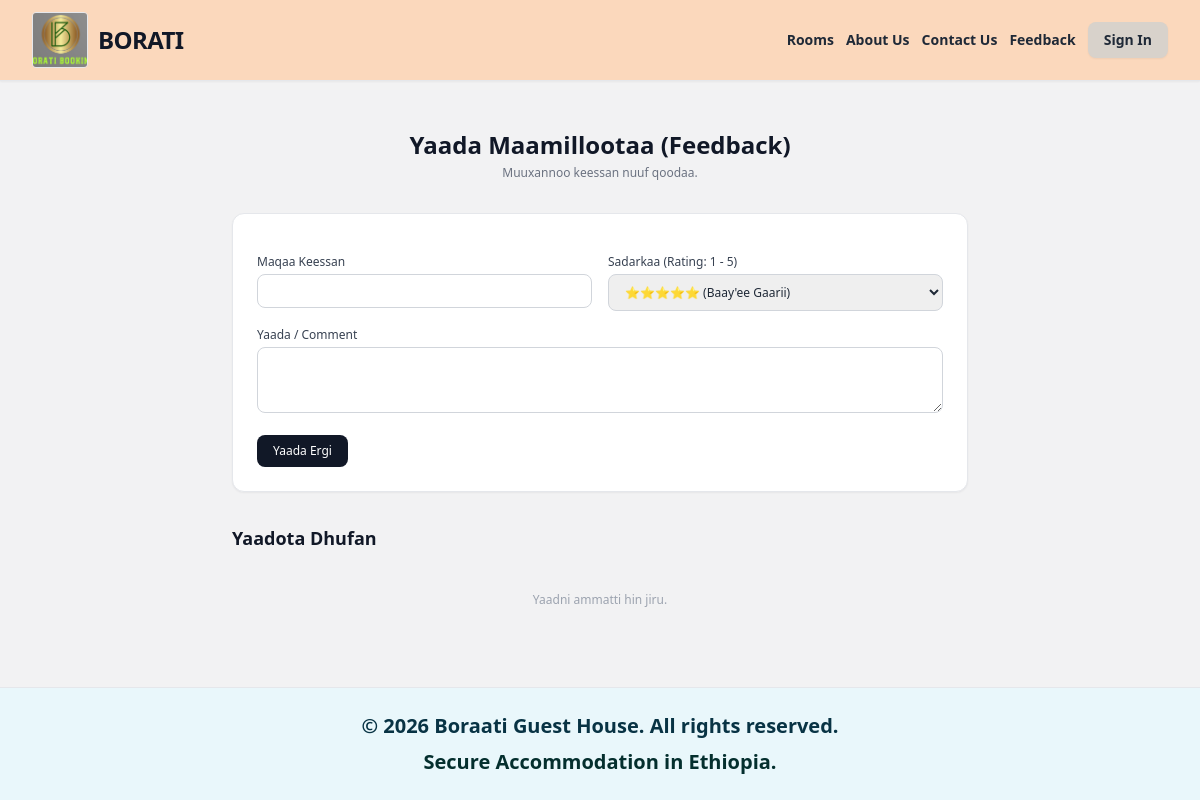
The app's page /feedback/, older data.
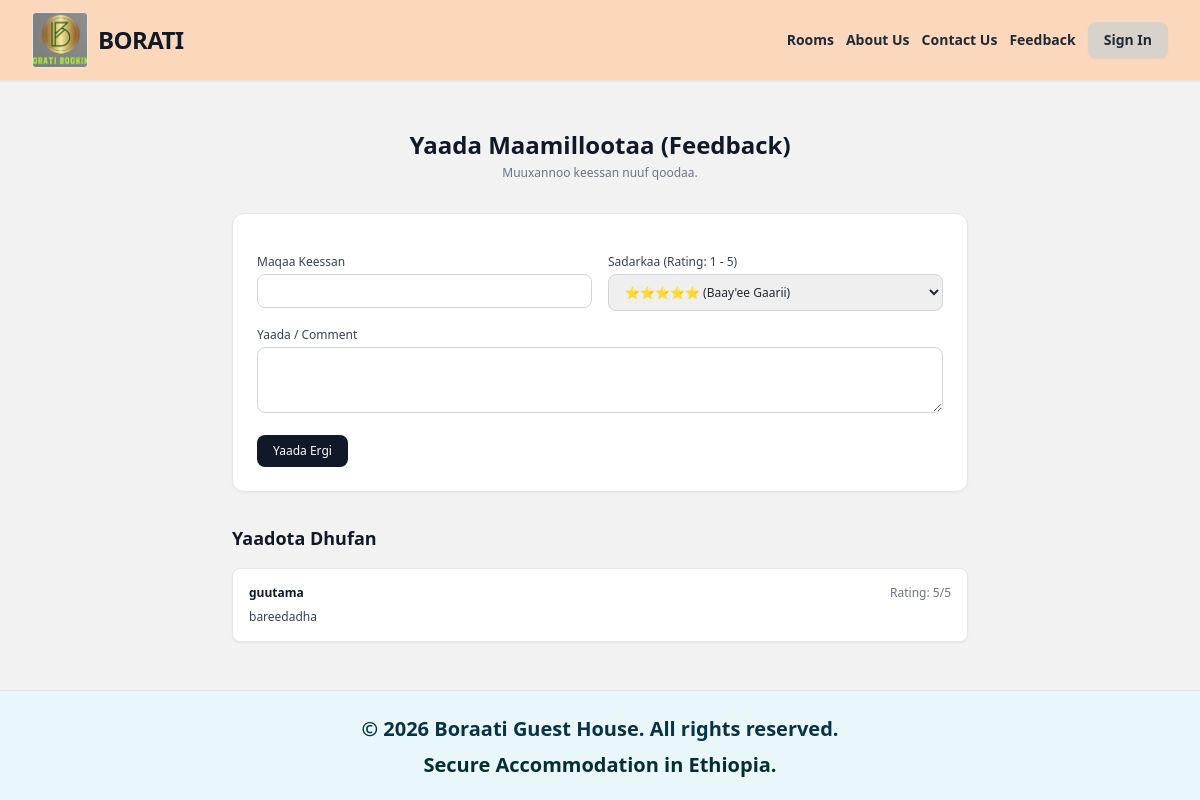
The same page, newer data.
### boratiapp/models.py (models this page shows, shortened)
class Feedback(models.Model):
    user = models.ForeignKey(settings.AUTH_USER_MODEL, on_delete=models.SET_NULL, null=True, blank=True)
    guest_name = models.CharField(max_length=100)
    rating = models.IntegerField(default=5, help_text="1 to 5 stars")
    comment = models.TextField()
    created_at = models.DateTimeField(auto_now_add=True)
    is_approved = models.BooleanField(default=False, help_text="Admin approve godhchuu qaba")

### boratiapp/views.py (the view, shortened to what this page needs)
# urls.py: path('feedback/', views.feedback_view, name='feedback_page'),
def feedback_view(request):
    feedbacks = Feedback.objects.filter(is_approved=True).order_by('-created_at')
    return render(request, 'user_base_templates/feedback.html', {'feedbacks': feedbacks})

### boratiapp/templates/user_base_templates/feedback.html (shortened to what this page needs)
{% extends 'user_base_templates/base.html' %}
{% block content %}
<div class="max-w-3xl mx-auto py-12 px-4 space-y-8">
    <div class="text-center">
        <h1 class="text-2xl font-bold text-gray-900">Yaada Maamillootaa (Feedback)</h1>
        <p class="text-xs text-gray-500 mt-1">Muuxannoo keessan nuuf qoodaa.</p>
    </div>
    <form method="POST" class="bg-white border border-gray-200 rounded-xl p-6 shadow-sm space-y-4">
        <div class="grid grid-cols-1 sm:grid-cols-2 gap-4">
            <div>
                <label class="block text-xs font-medium text-gray-700 mb-1">Maqaa Keessan</label>
                <input type="text" name="guest_name" required class="w-full px-3 py-2 border border-gray-300 rounded-lg text-xs">
            </div>
            <div>
                <label class="block text-xs font-medium text-gray-700 mb-1">Sadarkaa (Rating: 1 - 5)</label>
                <select name="rating" class="w-full px-3 py-2 border border-gray-300 rounded-lg text-xs">
                    <option value="5">⭐⭐⭐⭐⭐ (Baay'ee Gaarii)</option>
                </select>
            </div>
        </div>
        <div>
            <label class="block text-xs font-medium text-gray-700 mb-1">Yaada / Comment</label>
            <textarea name="comment" rows="3" required class="w-full px-3 py-2 border border-gray-300 rounded-lg text-xs"></textarea>
        </div>
        <button type="submit" class="px-4 py-2 bg-gray-900 text-white rounded-lg text-xs font-medium hover:bg-gray-800">Yaada Ergi</button>
    </form>
    <div class="space-y-4">
        <h2 class="text-lg font-semibold text-gray-900">Yaadota Dhufan</h2>
        {% for fb in feedbacks %}
            <div class="bg-white border border-gray-200 rounded-lg p-4 space-y-2 shadow-sm">
                <div class="flex justify-between items-center text-xs text-gray-500">
                    <span class="font-semibold text-gray-900">{{ fb.guest_name }}</span>
                    <span>Rating: {{ fb.rating }}/5</span>
                </div>
                <p class="text-xs text-gray-700">{{ fb.comment }}</p>
            </div>
        {% empty %}
            <p class="text-xs text-gray-400 text-center py-6">Yaadni ammatti hin jiru.</p>
        {% endfor %}
    </div>
</div>
{% endblock %}

Row changes from the older to the newer data that the page shows:
added Feedback: guest_name "guutama", rating "5", comment "bareedadha"
Text that changed along with them:
text no longer shown: "Yaadni ammatti hin jiru."
